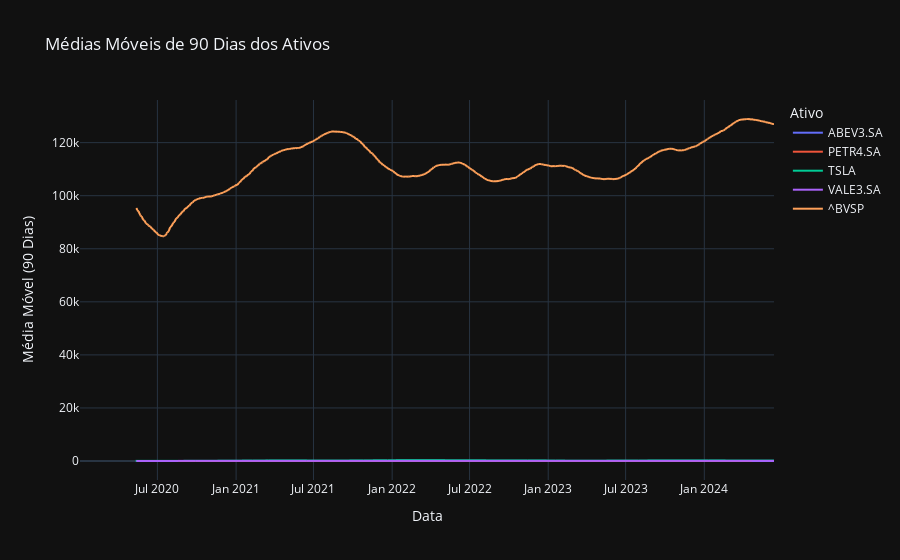

Write notebook code for a chart like this one.
### Code cell
# Gráfico de linha
# Renomear as colunas para garantir que estejam corretas
stacked_data.rename(columns={'Date': 'Data', 'Ticker': 'Ativo', 'Adj Close': 'Valor'}, inplace=True)

# Criar o gráfico de linhas com Plotly
fig = px.line(stacked_data, x='Data', y='90D_MA', color='Ativo', title='Médias Móveis de 90 Dias dos Ativos', labels={'90D_MA': 'Média Móvel (90 Dias)', 'Data': 'Data', 'Ativo': 'Ativo'})
fig.update_layout(template='plotly_dark')

# Mostrar o gráfico
fig.show()

### Figure 1 — Plotly figure (JSON) as saved in the notebook; plotly's stock layout.template omitted (floating-point values rounded to 4 significant figures; data arrays with more than 128 entries replaced by an {"elided": "..."} marker saying what was removed)
{"data": [{"hovertemplate": "Ativo=ABEV3.SA<br>Data=%{x}<br>Média Móvel (90 Dias)=%{y}<extra></extra>", "legendgroup": "ABEV3.SA", "line": {"color": "#636efa", "dash": "solid"}, "marker": {"symbol": "circle"}, "mode": "lines", "name": "ABEV3.SA", "showlegend": true, "type": "scattergl", "x": {"elided": "1104 str values"}, "xaxis": "x", "y": {"elided": "1104 float values"}, "yaxis": "y"}, {"hovertemplate": "Ativo=PETR4.SA<br>Data=%{x}<br>Média Móvel (90 Dias)=%{y}<extra></extra>", "legendgroup": "PETR4.SA", "line": {"color": "#EF553B", "dash": "solid"}, "marker": {"symbol": "circle"}, "mode": "lines", "name": "PETR4.SA", "showlegend": true, "type": "scattergl", "x": {"elided": "1104 str values"}, "xaxis": "x", "y": {"elided": "1104 float values"}, "yaxis": "y"}, {"hovertemplate": "Ativo=TSLA<br>Data=%{x}<br>Média Móvel (90 Dias)=%{y}<extra></extra>", "legendgroup": "TSLA", "line": {"color": "#00cc96", "dash": "solid"}, "marker": {"symbol": "circle"}, "mode": "lines", "name": "TSLA", "showlegend": true, "type": "scattergl", "x": {"elided": "1118 str values"}, "xaxis": "x", "y": {"elided": "1118 float values"}, "yaxis": "y"}, {"hovertemplate": "Ativo=VALE3.SA<br>Data=%{x}<br>Média Móvel (90 Dias)=%{y}<extra></extra>", "legendgroup": "VALE3.SA", "line": {"color": "#ab63fa", "dash": "solid"}, "marker": {"symbol": "circle"}, "mode": "lines", "name": "VALE3.SA", "showlegend": true, "type": "scattergl", "x": {"elided": "1104 str values"}, "xaxis": "x", "y": {"elided": "1104 float values"}, "yaxis": "y"}, {"hovertemplate": "Ativo=^BVSP<br>Data=%{x}<br>Média Móvel (90 Dias)=%{y}<extra></extra>", "legendgroup": "^BVSP", "line": {"color": "#FFA15A", "dash": "solid"}, "marker": {"symbol": "circle"}, "mode": "lines", "name": "^BVSP", "showlegend": true, "type": "scattergl", "x": {"elided": "1104 str values"}, "xaxis": "x", "y": {"elided": "1104 float values"}, "yaxis": "y"}], "layout": {"legend": {"title": {"text": "Ativo"}, "tracegroupgap": 0}, "title": {"text": "Médias Móveis de 90 Dias dos Ativos"}, "xaxis": {"anchor": "y", "domain": [0, 1], "title": {"text": "Data"}}, "yaxis": {"anchor": "x", "domain": [0, 1], "title": {"text": "Média Móvel (90 Dias)"}}}}
